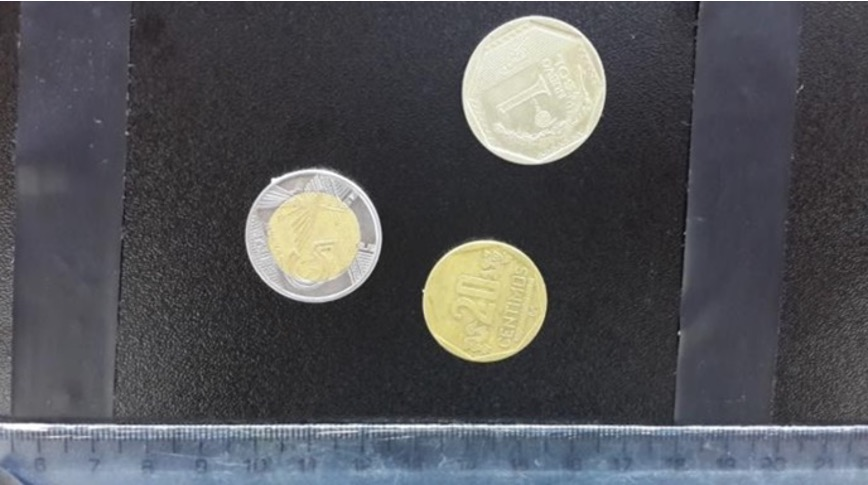
#> input picture 5/moneda2.jpg, 868 x 485 px
$ python ejm4.py
#> lines starting #> are read from the running program, lines starting #| are printed output that depends on the picture; after the words box and inside, x2 and y2 are one past the last pixel; in counts of white or black regions, pixels touching at a corner belong together
import cv2
import numpy as np


def nothing(x):
    pass


# Initialize the GUI window for sliders
cv2.namedWindow("Settings")

# Create trackbars with initial values
cv2.createTrackbar("Threshold", "Settings", 134, 255, nothing)
cv2.createTrackbar(
    "Kernel Size", "Settings", 5, 20, nothing
)  # Max kernel size for flexibility
cv2.createTrackbar("Erosion Iter", "Settings", 7, 10, nothing)
cv2.createTrackbar("Dilation Iter", "Settings", 7, 10, nothing)

img_original = cv2.imread("moneda2.jpg")
#> img_original is the input picture: shape (485, 868, 3); mean B, G, R 88.1, 84.6, 83.8

while True:
    img = img_original.copy()  # Work on a copy of the image
    gray = cv2.cvtColor(img, cv2.COLOR_BGR2GRAY)
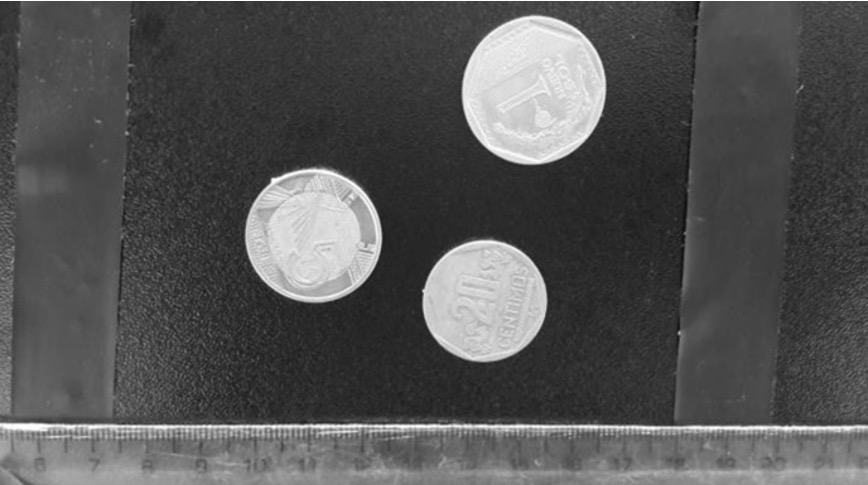
#> gray: shape (485, 868); min 14, max 255, mean 84.7

    # Get current positions of the trackbars
    thresh = cv2.getTrackbarPos("Threshold", "Settings")
    kernel_size = cv2.getTrackbarPos("Kernel Size", "Settings")
    erosion_iter = cv2.getTrackbarPos("Erosion Iter", "Settings")
    dilation_iter = cv2.getTrackbarPos("Dilation Iter", "Settings")

    # Apply threshold
    _, dst = cv2.threshold(gray, thresh, 255, cv2.THRESH_BINARY)
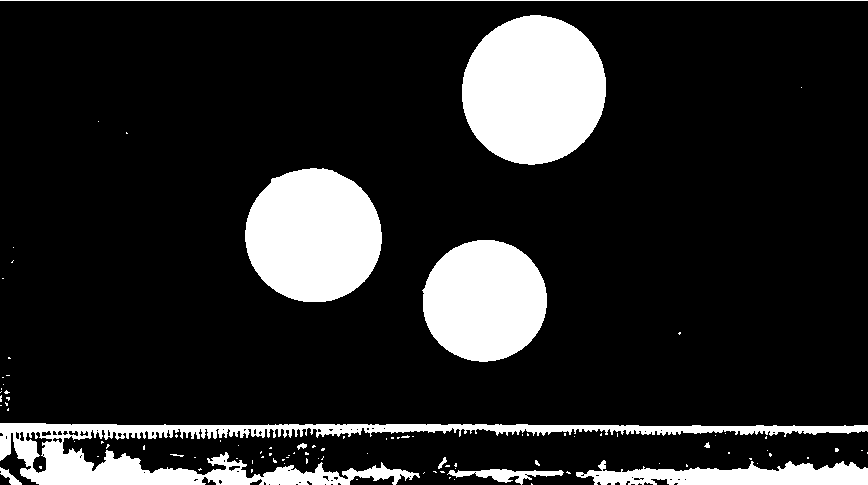
#> dst: shape (485, 868); 15.5% white; 100 white regions (88 under 20 px), largest, box (x1, y1, x2, y2) and area: (462, 15, 606, 165) 16895, (0, 423, 868, 485) 15198, (245, 168, 382, 302) 14410

    # Create a kernel based on trackbar position
    kernel = np.ones((kernel_size, kernel_size), np.uint8)

    # Apply erosion and dilation
    erosion = cv2.erode(dst, kernel, iterations=erosion_iter)
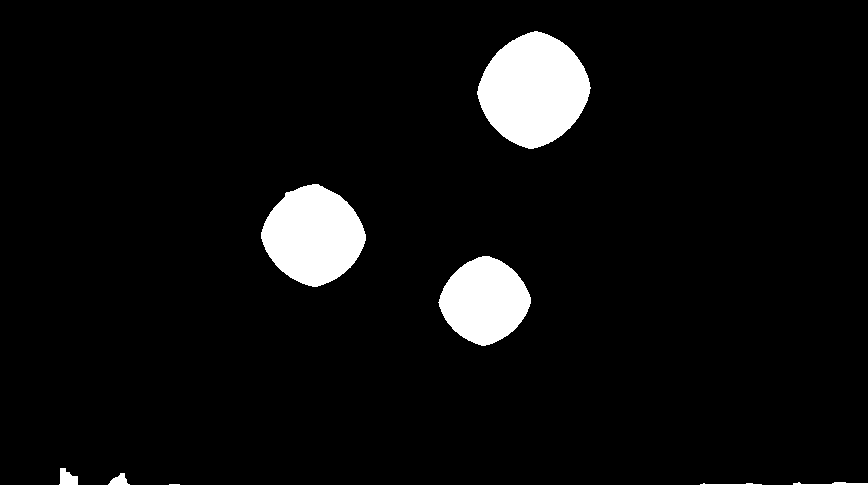
#> erosion: shape (485, 868); 5.6% white; 8 white regions (1 under 20 px), largest, box (x1, y1, x2, y2) and area: (477, 31, 591, 149) 9511, (261, 184, 366, 287) 7667, (438, 256, 531, 346) 5850
    dilation = cv2.dilate(erosion, kernel, iterations=dilation_iter)
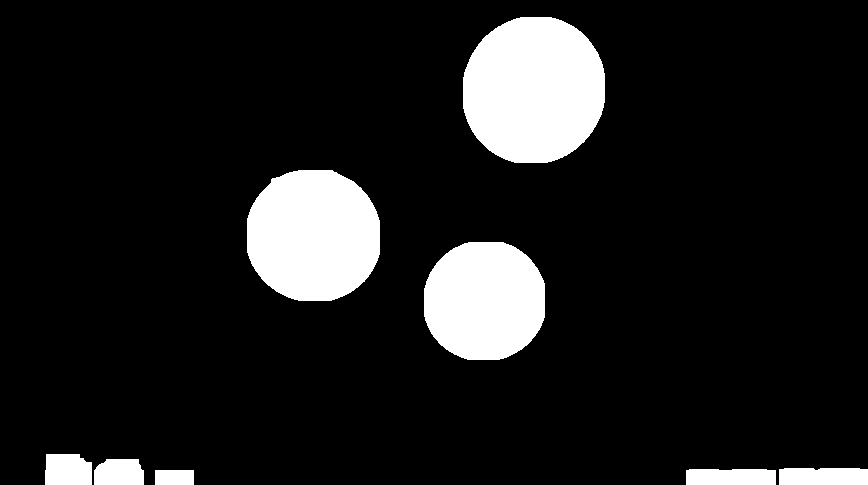
#> dilation: shape (485, 868); 11.6% white; 8 white regions

    # Find contours
    contours, _ = cv2.findContours(dilation, cv2.RETR_TREE, cv2.CHAIN_APPROX_SIMPLE)
#> contours = 8 contours; box (x1, y1, x2, y2) and area: (463, 17, 605, 163) 16583, (247, 170, 380, 301) 14082, (424, 242, 545, 360) 11584, (779, 468, 868, 485) 1387, (686, 469, 776, 485) 1311, (45, 454, 92, 485) 1290, (94, 459, 144, 485) 1120, (155, 470, 194, 485) 532

    valor = 0.0
    for c in contours:
        area = cv2.contourArea(c)
        # check if it's a coin
        if area > 5000:
            cv2.drawContours(img, [c], 0, (0, 255, 0), 2, cv2.LINE_AA)
            M = cv2.moments(c)
            if M["m00"] != 0:
                cx = int(M["m10"] / M["m00"])
                cy = int(M["m01"] / M["m00"])
                cv2.putText(
                    img,
                    f"Area: {int(area)}",
                    (cx, cy),
                    cv2.FONT_HERSHEY_SIMPLEX,
                    0.9,
                    (255, 255, 0),
                    2,
                )
            if area < 10500:
                valor += 0.1
            elif area < 12000:
                valor += 0.2
            elif area < 15000:
                valor += 5.0
            else:
                valor += 1.0
#> this loop made 8 passes
#> (area, cx, cy, valor) on passes 6 to 8: (11583.5, 484, 300, 0.2), (14081.5, 312, 235, 5.2), (16583, 533, 89, 6.2)
#> area on passes 2 to 5: 1311, 1387, 1119.5, 1289.5
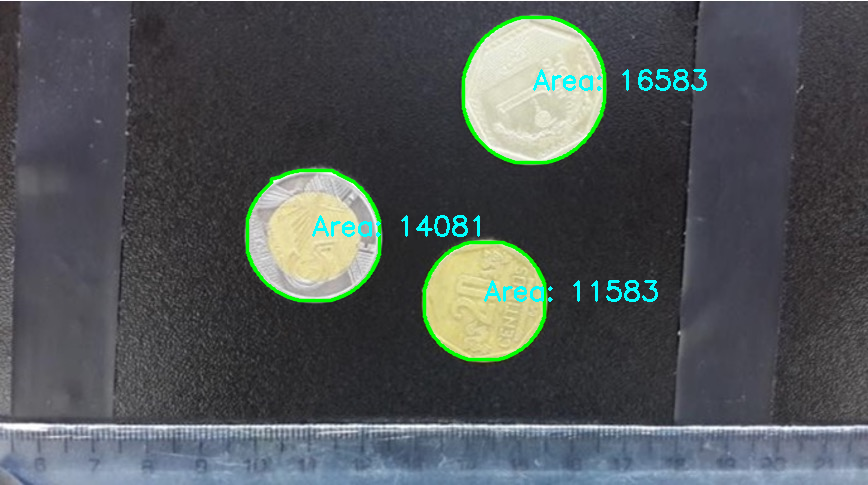
#> img: shape (485, 868, 3); 2.28% of pixels changed, all inside (x1, y1, x2, y2) = (245, 15, 707, 362)
#> after the loop, valor = 6.2

    # Display the total value on the image
    font = cv2.FONT_HERSHEY_COMPLEX
#> font = 3
    cv2.putText(
        img,
        f"Valor: {round(valor, 2)}",
        (586, 30),
        font,
        0.68,
        (0, 255, 0),
        2,
        cv2.LINE_AA,
    )
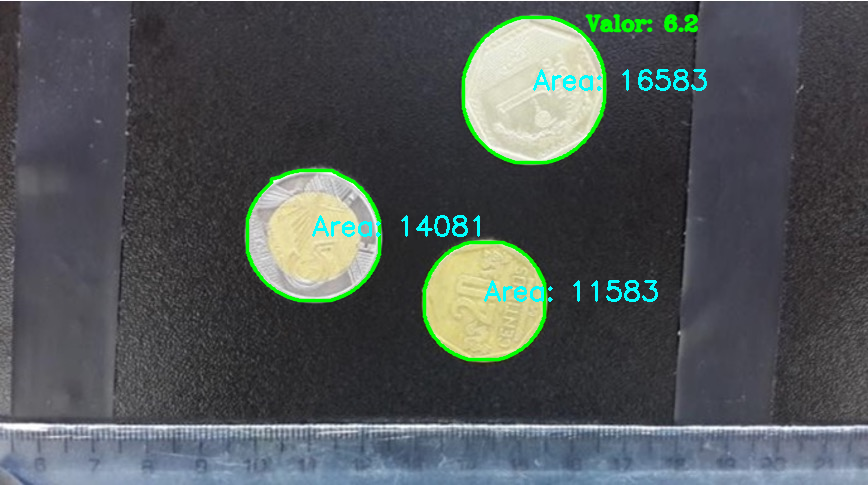
#> img: shape (485, 868, 3); 0.33% of pixels changed, all inside (x1, y1, x2, y2) = (584, 14, 699, 33)

    # Show images
    cv2.imshow("binary", dst)
    cv2.imshow("erosion", erosion)
    cv2.imshow("dilation", dilation)
    cv2.imshow("Result", img)

    if cv2.waitKey(1) & 0xFF == 27:  # Press ESC to exit
#> (key Esc is pressed here)
        break

cv2.destroyAllWindows()

$ run again, with 5/moneda3.jpg copied over 5/moneda2.jpg
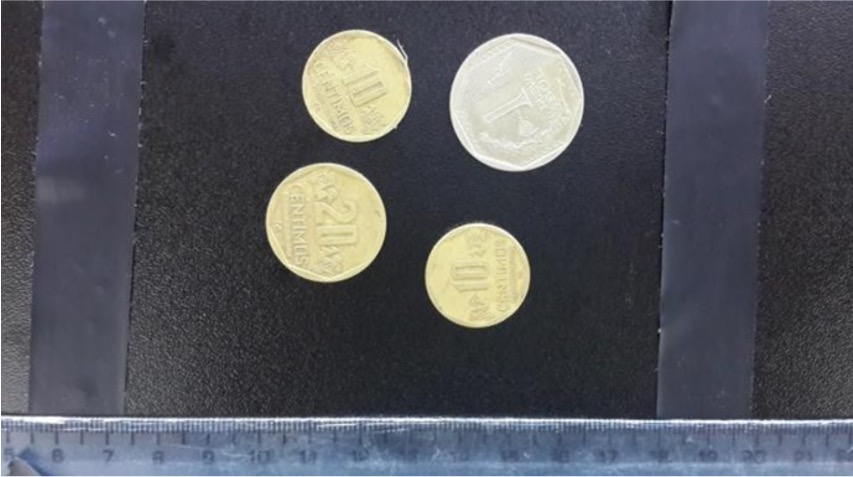
#> input picture 5/moneda3.jpg, 853 x 477 px
#> img_original is the input picture: shape (477, 853, 3); mean B, G, R 92.6, 86.2, 84.7
#> `_, dst = cv2.threshold(gray, thresh, 255, cv2.THRESH_BINARY)`:
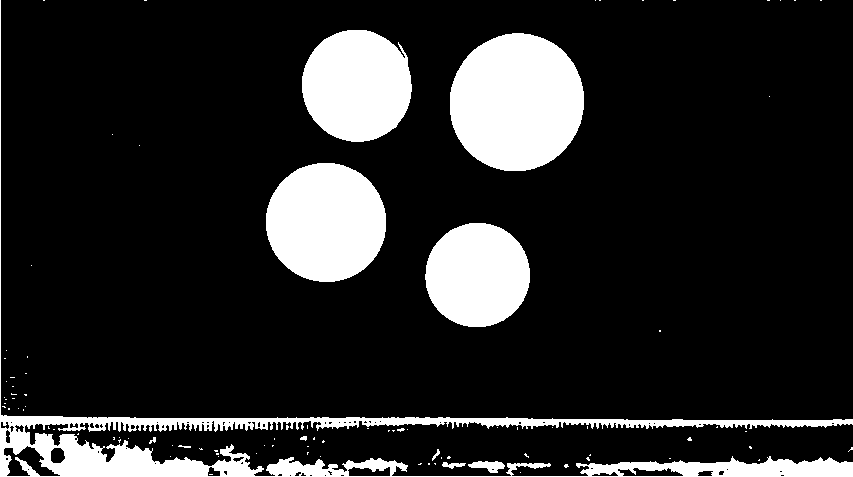
#> dst: shape (477, 853); 15.7% white; 95 white regions (84 under 20 px), largest, box (x1, y1, x2, y2) and area: (0, 0, 853, 477) 18866, (450, 33, 584, 171) 14611, (266, 163, 386, 282) 11287
#> erosion: shape (477, 853); 5.3% white; 7 white regions (1 under 20 px), largest, box (x1, y1, x2, y2) and area: (465, 49, 569, 156) 7817, (282, 179, 371, 266) 5421, (318, 45, 396, 126) 4346, (441, 239, 514, 311) 3606, (75, 463, 141, 477) 325, (178, 475, 189, 477) 20
#> dilation: shape (477, 853); 11.6% white; 7 white regions
#> contours = 7 contours; box (x1, y1, x2, y2) and area: (451, 35, 583, 170) 14316, (268, 165, 385, 280) 10964, (304, 31, 410, 140) 9422, (427, 225, 528, 325) 8302, (61, 449, 155, 477) 2218, (164, 461, 203, 477) 569, (799, 462, 839, 477) 546
#> the loop `for c in contours:` made 7 passes
#> (area, cx, cy, valor) on passes 4 to 7: (8302, 477, 274, 0.1), (10963.5, 325, 221, 0.3), (14315.5, 516, 101, 5.3), (9422.5, 356, 85, 5.4)
#> after the loop `for c in contours:`: valor = 5.4
#> font = 3
#> `cv2.putText( img, f"Valor: {round(valor, 2)}", (586, 30), font, 0.68, ..`:
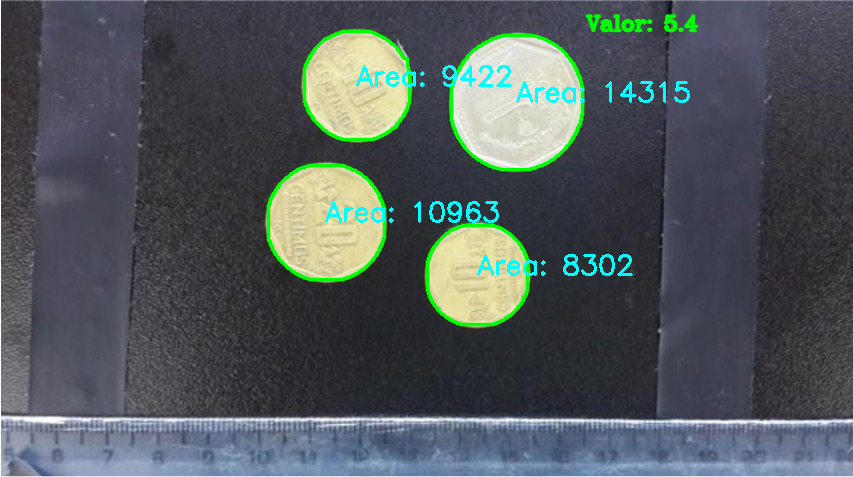
#> img: shape (477, 853, 3); mean B, G, R 91.9, 89, 80.9

$ run again, with 5/moneda.jpg copied over 5/moneda2.jpg
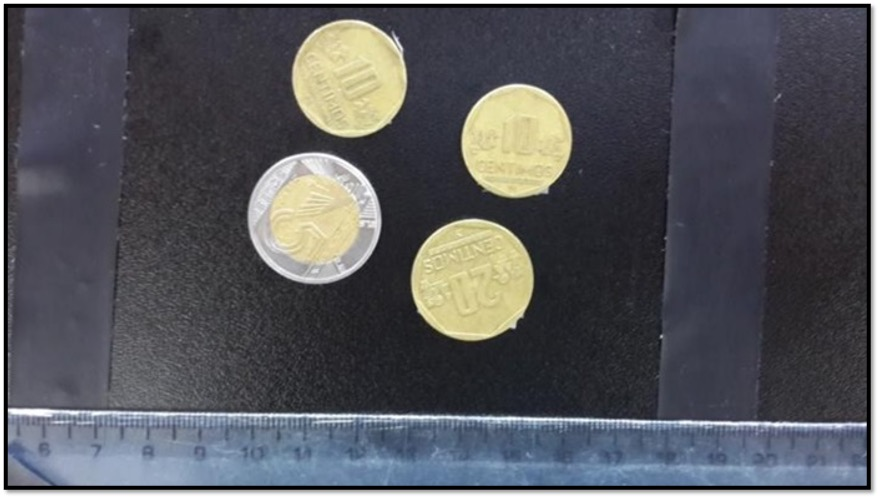
#> input picture 5/moneda.jpg, 880 x 498 px
#> img_original is the input picture: shape (498, 880, 3); mean B, G, R 92.8, 87.9, 86.8
#> `_, dst = cv2.threshold(gray, thresh, 255, cv2.THRESH_BINARY)`:
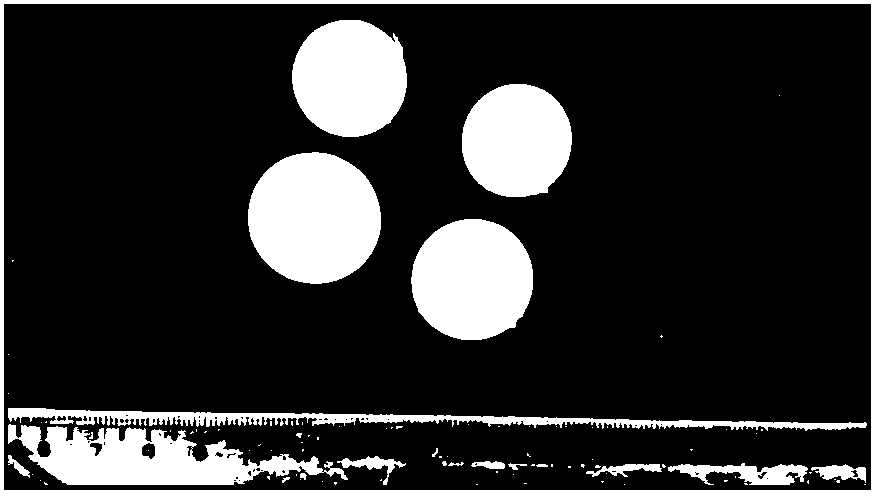
#> dst: shape (498, 880); 19.3% white; 94 white regions (74 under 20 px), largest, box (x1, y1, x2, y2) and area: (0, 0, 880, 498) 16878, (248, 152, 381, 284) 13809, (411, 219, 533, 340) 11713
#> erosion: shape (498, 880); 5.2% white; 6 white regions, box (x1, y1, x2, y2) and area: (263, 168, 366, 268) 7235, (427, 235, 518, 325) 5744, (308, 35, 391, 121) 5019, (477, 100, 556, 182) 4502, (65, 455, 135, 471) 336, (168, 458, 179, 471) 67
#> dilation: shape (498, 880); 11.6% white; 6 white regions
#> contours = 6 contours; box (x1, y1, x2, y2) and area: (249, 154, 380, 282) 13515, (413, 221, 532, 339) 11420, (294, 21, 405, 135) 10366, (463, 86, 570, 196) 9632, (51, 441, 149, 485) 3694, (154, 444, 193, 485) 1446
#> the loop `for c in contours:` made 6 passes
#> (area, cx, cy, valor) on passes 3 to 6: (11420, 471, 279, 0.2), (13515, 313, 217, 5.2), (9631.5, 516, 140, 5.3), (10365.5, 349, 77, 5.4)
#> after the loop `for c in contours:`: valor = 5.4
#> font = 3
#> `cv2.putText( img, f"Valor: {round(valor, 2)}", (586, 30), font, 0.68, ..`:
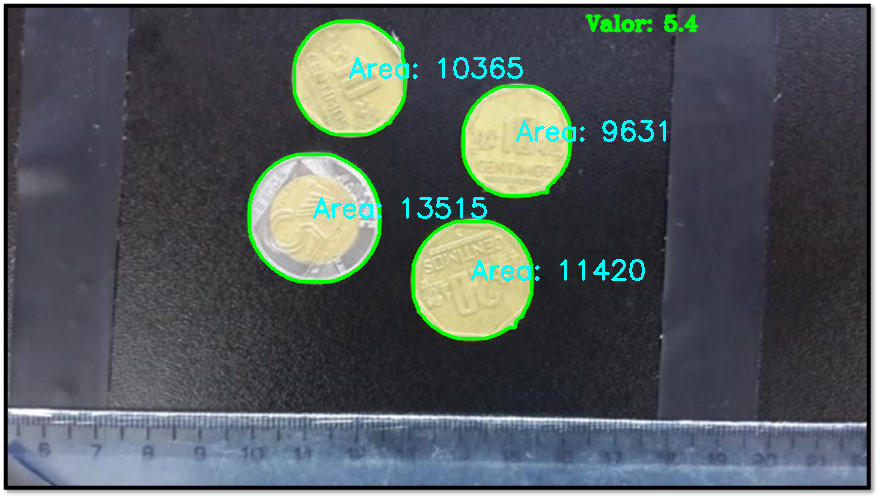
#> img: shape (498, 880, 3); mean B, G, R 92.4, 90.8, 83.4
